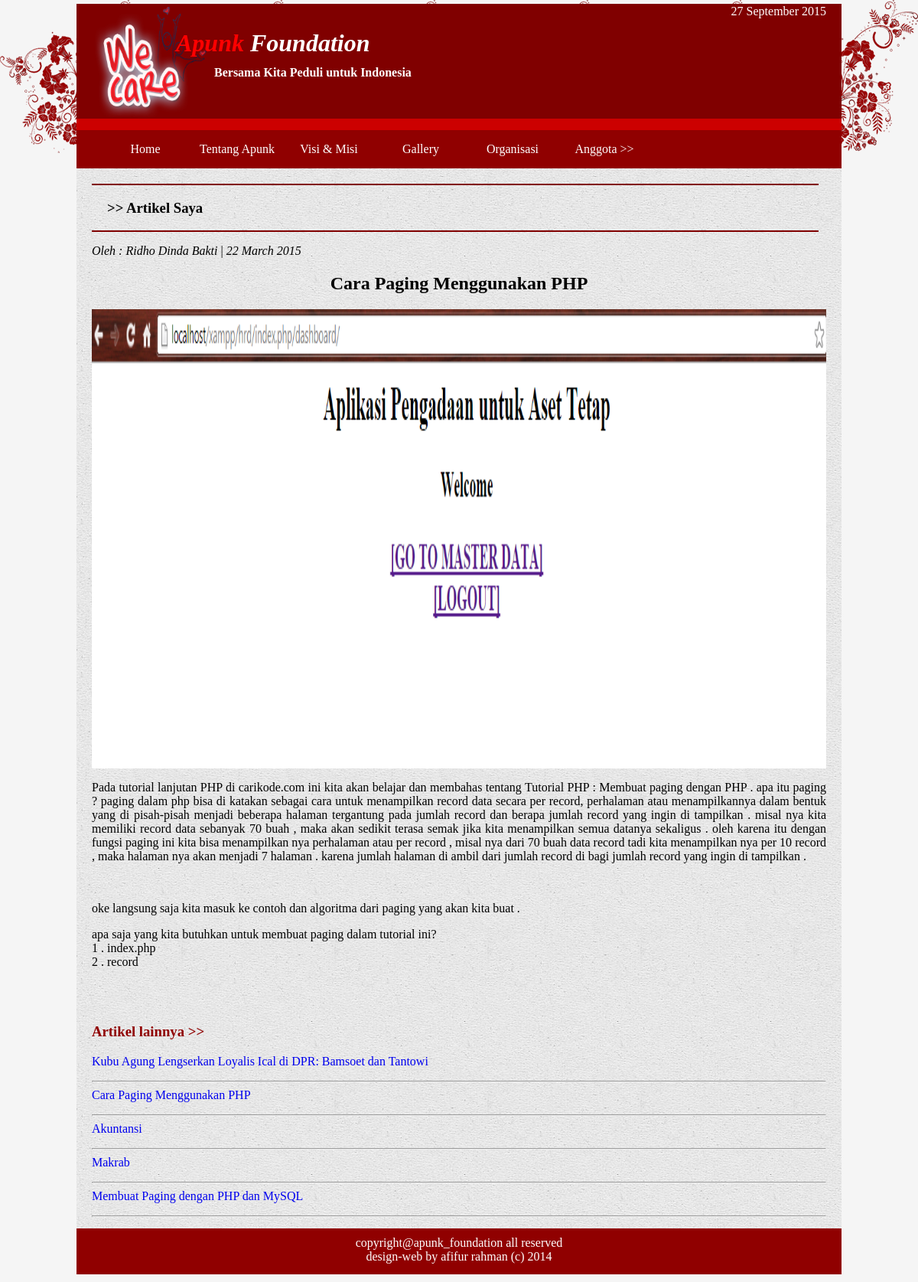
The app's page /?page=rincian_artikel&id_artikel=6 with its own data.
### tables this page shows
CREATE TABLE IF NOT EXISTS `artikel` (
  `id_artikel` int(11) NOT NULL AUTO_INCREMENT,
  `judul_artikel` varchar(100) NOT NULL,
  `keterangan` text NOT NULL,
  `foto_artikel` varchar(200) NOT NULL,
  `tanggal_posting` varchar(20) NOT NULL,
  `id_user` varchar(10) NOT NULL,
  PRIMARY KEY (`id_artikel`),
  KEY `fk_id_user` (`id_user`)
);

CREATE TABLE IF NOT EXISTS `user` (
  `id_user` varchar(10) NOT NULL,
  `nama_user` varchar(60) NOT NULL,
  `alamat_user` varchar(60) NOT NULL,
  `nomor_hp_user` varchar(15) NOT NULL,
  `tempat_lahir` varchar(30) NOT NULL,
  `tanggal_lahir` varchar(20) NOT NULL,
  `moto_hidup` varchar(100) NOT NULL,
  `jabatan` varchar(20) NOT NULL,
  `foto` varchar(200) NOT NULL,
  `username` varchar(50) NOT NULL,
  `password` varchar(50) NOT NULL,
  PRIMARY KEY (`id_user`)
);

### rincian_artikel.php (the view, shortened to what this page needs)
<?php
	$id_artikel = $_GET['id_artikel'];
	$result = mysql_fetch_array(mysql_query("SELECT * FROM artikel INNER JOIN user On artikel.id_user = user.id_user WHERE artikel.id_artikel = '$id_artikel' LIMIT 10 "));
?>
<html>
	<head>
	</head>
		<body>
			<div id="header-judul">
				<h3> >> Artikel Saya</h3>
			</div>
			<p><i>Oleh : <?php echo $result['nama_user']; ?></i> | <i><?php echo $result['tanggal_posting']; ?></i></p>
			<h2 align="center"><?php echo $result['judul_artikel']; ?></h2>
			<img src="user/foto_artikel/<?php echo $result['foto_artikel']; ?>" width="960" height="600" />
			<p align="justify">
				<?php echo $result['keterangan']; ?>
			</p> <br /><br />
			<h3 style="color:#900000;">Artikel lainnya >></h3>
			<?php
				$query = mysql_query("SELECT * FROM artikel");
				while($data_artikel = mysql_fetch_row($query)){
			?>
			<a href="?page=rincian_artikel&id_artikel=<?php echo $data_artikel[0]; ?>" style="text-decoration:none;" ><?php echo $data_artikel[1]; ?></p></a> <hr />
			<?php
				}
			?>
		</body>
</html>

### css/style.css (style rules this page uses)
body { margin:0px; padding: 0px; background-color: #F5F5F5; font-family: calibri; background-image: url(../gambar/bunga.png); background-attachment: fixed; background-repeat: repeat-x; }
#header-judul { border:solid 2px #800000; width: 950px; height: auto; border-right-style: none; border-left-style: none; }
#header-judul h3 { padding-left: 20px; }

### records on screen
artikel: id_user.nama_user "Ridho Dinda Bakti", tanggal_posting "22 March 2015", judul_artikel "Cara Paging Menggunakan PHP", foto_artikel (picture), keterangan "Pada tutorial lanjutan PHP di carikode.com ini kita akan belajar dan membahas tentang Tutorial PHP : Membuat paging dengan PHP . apa itu paging ? paging dalam php bisa di katakan sebagai cara untuk menampilkan record data secara per record, perhalaman atau menampilkannya dalam bentuk yang di pisah-pisah menjadi beberapa halaman tergantung pada jumlah record dan berapa jumlah record yang ingin di tampilkan . misal nya kita memiliki record data sebanyak 70 buah , maka akan sedikit terasa semak jika kita menampilkan semua datanya sekaligus . oleh karena itu dengan fungsi paging ini kita bisa menampilkan nya perhalaman atau per record , misal nya dari 70 buah data record tadi kita menampilkan…"
artikel: judul_artikel "Kubu Agung Lengserkan Loyalis Ical di DPR: Bamsoet dan Tantowi"
artikel: judul_artikel "Akuntansi"
artikel: judul_artikel "Makrab"
artikel: judul_artikel "Membuat Paging dengan PHP dan MySQL"
